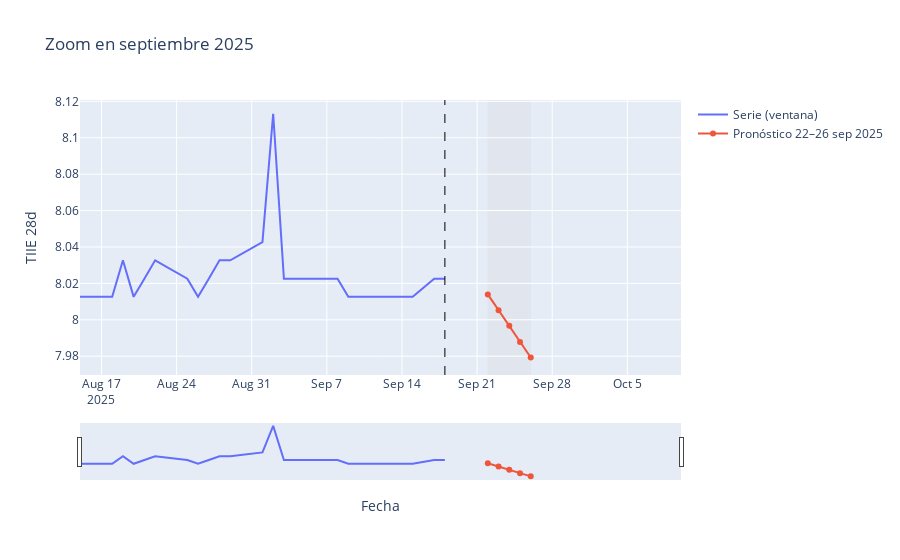

The code cell stored with this chart in its notebook:
### Code cell
# Ventana de zoom (~6 semanas alrededor del forecast)
win_start = pd.Timestamp("2025-08-15")
win_end   = pd.Timestamp("2025-10-10")

serie_zoom = serie_train.loc[win_start:win_end]

fig = go.Figure()

fig.add_trace(go.Scatter(
    x=serie_zoom.index, y=serie_zoom.values,
    name="Serie (ventana)",
    mode="lines"
))

# Pronóstico 22–26 sep 2025
fig.add_trace(go.Scatter(
    x=pred_mean.index, y=pred_mean.values,
    name="Pronóstico 22–26 sep 2025",
    mode="lines+markers"
))

fig.add_vline(x=last_train_date, line_width=1, line_dash="dash", line_color="black")

fig.add_vrect(x0=pd.Timestamp("2025-09-22"), x1=pd.Timestamp("2025-09-26"),
              fillcolor="LightGray", opacity=0.25, layer="below", line_width=0)

fig.update_layout(
    title="Zoom en septiembre 2025",
    xaxis_title="Fecha",
    yaxis_title="TIIE 28d",
    hovermode="x unified"
)

fig.update_xaxes(range=[win_start, win_end], rangeslider_visible=True)

fig.show()

### Figure 1 — Plotly figure (JSON) as saved in the notebook; plotly's stock layout.template omitted (floating-point values rounded to 4 significant figures)
{"data": [{"mode": "lines", "name": "Serie (ventana)", "type": "scatter", "x": ["2025-08-15T00:00:00.000000000", "2025-08-18T00:00:00.000000000", "2025-08-19T00:00:00.000000000", "2025-08-20T00:00:00.000000000", "2025-08-21T00:00:00.000000000", "2025-08-22T00:00:00.000000000", "2025-08-25T00:00:00.000000000", "2025-08-26T00:00:00.000000000", "2025-08-27T00:00:00.000000000", "2025-08-28T00:00:00.000000000", "2025-08-29T00:00:00.000000000", "2025-09-01T00:00:00.000000000", "2025-09-02T00:00:00.000000000", "2025-09-03T00:00:00.000000000", "2025-09-04T00:00:00.000000000", "2025-09-05T00:00:00.000000000", "2025-09-08T00:00:00.000000000", "2025-09-09T00:00:00.000000000", "2025-09-10T00:00:00.000000000", "2025-09-11T00:00:00.000000000", "2025-09-12T00:00:00.000000000", "2025-09-15T00:00:00.000000000", "2025-09-17T00:00:00.000000000", "2025-09-18T00:00:00.000000000"], "y": [8.013, 8.013, 8.033, 8.013, 8.023, 8.033, 8.023, 8.013, 8.023, 8.033, 8.033, 8.043, 8.113, 8.023, 8.023, 8.023, 8.023, 8.013, 8.013, 8.013, 8.013, 8.013, 8.023, 8.023]}, {"mode": "lines+markers", "name": "Pronóstico 22–26 sep 2025", "type": "scatter", "x": ["2025-09-22T00:00:00.000000000", "2025-09-23T00:00:00.000000000", "2025-09-24T00:00:00.000000000", "2025-09-25T00:00:00.000000000", "2025-09-26T00:00:00.000000000"], "y": [8.014, 8.005, 7.997, 7.988, 7.979]}], "layout": {"hovermode": "x unified", "shapes": [{"line": {"color": "black", "dash": "dash", "width": 1}, "type": "line", "x0": "2025-09-18T00:00:00", "x1": "2025-09-18T00:00:00", "xref": "x", "y0": 0, "y1": 1, "yref": "y domain"}, {"fillcolor": "LightGray", "layer": "below", "line": {"width": 0}, "opacity": 0.25, "type": "rect", "x0": "2025-09-22T00:00:00", "x1": "2025-09-26T00:00:00", "xref": "x", "y0": 0, "y1": 1, "yref": "y domain"}], "title": {"text": "Zoom en septiembre 2025"}, "xaxis": {"range": ["2025-08-15T00:00:00", "2025-10-10T00:00:00"], "rangeslider": {"visible": true}, "title": {"text": "Fecha"}}, "yaxis": {"title": {"text": "TIIE 28d"}}}}
